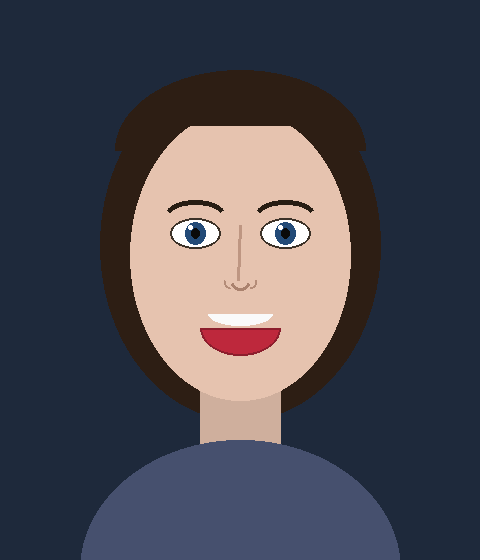
#> input picture sample_happy.png, 480 x 560 px
$ python -i viola_jones.py   (imports and definitions only)
#> lines starting #> are read from the running program, lines starting #| are printed output that depends on the picture; after the words box and inside, x2 and y2 are one past the last pixel; in counts of white or black regions, pixels touching at a corner belong together
#> further down, picture is the input picture: shape (560, 480, 3); mean B, G, R 82, 72.5, 73.6
"""
Viola-Jones Algorithm Module for Face, Eye, and Smile Detection.
Leverages Haar Feature-based Cascades for real-time object detection.
"""

import cv2
import numpy as np
import time
from typing import Tuple, List, Dict, Any


def get_haar_cascades():
    """Load pre-trained Haar Cascade XML classifiers from OpenCV."""
    face_cascade = cv2.CascadeClassifier(cv2.data.haarcascades + 'haarcascade_frontalface_default.xml')
    eye_cascade = cv2.CascadeClassifier(cv2.data.haarcascades + 'haarcascade_eye.xml')
    smile_cascade = cv2.CascadeClassifier(cv2.data.haarcascades + 'haarcascade_smile.xml')
    return face_cascade, eye_cascade, smile_cascade


def draw_styled_bbox(img: np.ndarray, x: int, y: int, w: int, h: int,
                     color: Tuple[int, int, int] = (0, 255, 136),
                     label: str = "Face",
                     thickness: int = 2,
                     corner_len: int = 15):
    """
    Draw a sleek, modern tech-styled bounding box with corner accent brackets
    and a gradient-style label pill.
    """
    # Main rectangle with slight transparency or border
    cv2.rectangle(img, (x, y), (x + w, y + h), color, thickness)

    # Corner accent brackets for a sci-fi/modern tech look
    c_color = (255, 255, 255)
    c_thick = thickness + 1
    # Top-Left
    cv2.line(img, (x, y), (x + corner_len, y), c_color, c_thick)
    cv2.line(img, (x, y), (x, y + corner_len), c_color, c_thick)
    # Top-Right
    cv2.line(img, (x + w, y), (x + w - corner_len, y), c_color, c_thick)
    cv2.line(img, (x + w, y), (x + w, y + corner_len), c_color, c_thick)
    # Bottom-Left
    cv2.line(img, (x, y + h), (x + corner_len, y + h), c_color, c_thick)
    cv2.line(img, (x, y + h), (x, y + h - corner_len), c_color, c_thick)
    # Bottom-Right
    cv2.line(img, (x + w, y + h), (x + w - corner_len, y + h), c_color, c_thick)
    cv2.line(img, (x + w, y + h), (x + w, y + h - corner_len), c_color, c_thick)

    # Label badge above or inside
    if label:
        font = cv2.FONT_HERSHEY_DUPLEX
        font_scale = 0.5
        font_thick = 1
        (txt_w, txt_h), baseline = cv2.getTextSize(label, font, font_scale, font_thick)
        label_y = max(y - 8, txt_h + 10)
        # Background badge for label
        cv2.rectangle(img, (x, label_y - txt_h - 6), (x + txt_w + 12, label_y + 4), color, -1)
        # Text label (dark text on bright badge)
        cv2.putText(img, label, (x + 6, label_y - 2), font, font_scale, (10, 15, 25), font_thick, cv2.LINE_AA)


def run_viola_jones(
    image_bgr: np.ndarray,
    scale_factor: float = 1.15,
    min_neighbors: int = 5,
    min_size: Tuple[int, int] = (40, 40),
    detect_eyes: bool = True,
    detect_smile: bool = True
) -> Dict[str, Any]:
    """
    Run Viola-Jones face detection pipeline on input image.
    Returns annotated image, face crops, metrics, and metadata.
    """
#> called with scale_factor = 1.15, min_neighbors = 5, min_size = (40, 40), detect_eyes = True, detect_smile = True
    face_cascade, eye_cascade, smile_cascade = get_haar_cascades()

    start_time = time.perf_counter()
    gray = cv2.cvtColor(image_bgr, cv2.COLOR_BGR2GRAY)

    # Histogram equalization to enhance contrast for Haar feature calculation
    gray_eq = cv2.equalizeHist(gray)
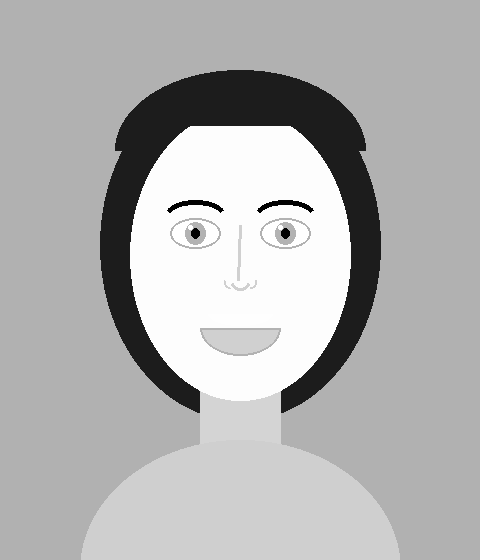
#> gray_eq: shape (560, 480); min 0, max 255, mean 177.4

    # Face detection using cascading classifiers
    faces = face_cascade.detectMultiScale(
        gray_eq,
        scaleFactor=scale_factor,
        minNeighbors=min_neighbors,
        minSize=min_size,
        flags=cv2.CASCADE_SCALE_IMAGE
    )
#> faces = [[103, 122, 273, 273]]

    elapsed_ms = (time.perf_counter() - start_time) * 1000

    annotated = image_bgr.copy()
    face_crops = []
    face_data_list = []

    for i, (fx, fy, fw, fh) in enumerate(faces):
        roi_gray = gray_eq[fy:fy + fh, fx:fx + fw]
        roi_color = annotated[fy:fy + fh, fx:fx + fw]

        # Crop the face
        face_crop = image_bgr[fy:fy + fh, fx:fx + fw].copy()
        face_crops.append(face_crop)

        eyes_detected = 0
        smile_detected = False

        # Detect Eyes within Face ROI (upper 60% of face)
        if detect_eyes:
            eye_roi_gray = roi_gray[0:int(fh * 0.65), :]
            eye_roi_color = roi_color[0:int(fh * 0.65), :]
            eyes = eye_cascade.detectMultiScale(
                eye_roi_gray,
                scaleFactor=1.1,
                minNeighbors=6,
                minSize=(15, 15)
            )
            eyes_detected = len(eyes)
            for (ex, ey, ew, eh) in eyes[:2]:  # Limit to 2 most prominent
                # Draw cyan circle/rect for eyes
                cv2.rectangle(eye_roi_color, (ex, ey), (ex + ew, ey + eh), (255, 212, 0), 2)
                cv2.circle(eye_roi_color, (ex + ew // 2, ey + eh // 2), 2, (0, 255, 255), -1)

        # Detect Smile within Face ROI (lower 50% of face)
        if detect_smile:
            smile_roi_gray = roi_gray[int(fh * 0.5):, :]
            smile_roi_color = roi_color[int(fh * 0.5):, :]
            smiles = smile_cascade.detectMultiScale(
                smile_roi_gray,
                scaleFactor=1.6,
                minNeighbors=22,
                minSize=(25, 20)
            )
            if len(smiles) > 0:
                smile_detected = True
                sx, sy, sw, sh = smiles[0]
                cv2.rectangle(smile_roi_color, (sx, sy), (sx + sw, sy + sh), (128, 0, 255), 2)

        # Draw face bounding box with label
        face_label = f"Face #{i + 1}"
        if smile_detected:
            face_label += " (Smiling)"
        draw_styled_bbox(annotated, fx, fy, fw, fh, color=(0, 255, 136), label=face_label)

        face_data_list.append({
            "id": i + 1,
            "box": (int(fx), int(fy), int(fw), int(fh)),
            "eyes_count": eyes_detected,
            "smile_detected": smile_detected,
            "area_pixels": int(fw * fh),
        })
#> this loop made 1 pass
#> (fx, fy, fw, fh, eyes_detected, smile_detected, face_label, c_color in draw_styled_bbox) on pass 1: (103, 122, 273, 273, 0, False, 'Face #1', (255, 255, 255))
#> pass 1, in run_viola_jones, `roi_color = annotated[fy:fy + fh, fx:fx + fw]`:
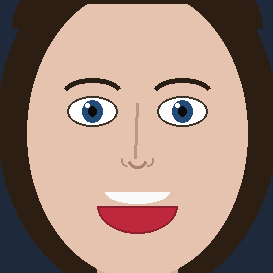
#> roi_color: shape (273, 273, 3); mean B, G, R 121.9, 133.9, 160.5
#> pass 1, in run_viola_jones, `eye_roi_gray = roi_gray[0:int(fh * 0.65), :]`:
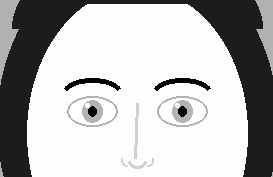
#> eye_roi_gray: shape (177, 273); min 0, max 255, mean 184.1
#> after the loop:
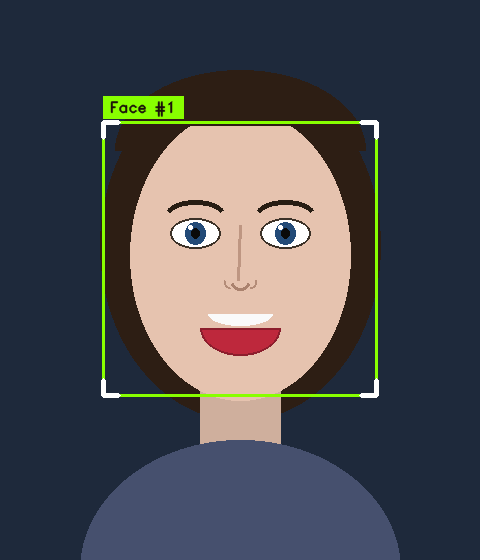
#> annotated: shape (560, 480, 3); 2% of pixels changed, all inside (x1, y1, x2, y2) = (101, 96, 379, 398)
#> after the loop:
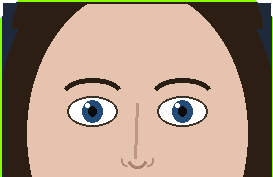
#> eye_roi_color: shape (177, 273, 3); mean B, G, R 126.8, 146.3, 169.4
#> after the loop:
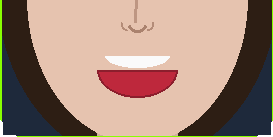
#> smile_roi_color: shape (137, 273, 3); mean B, G, R 121.5, 136.5, 163.8
#> after the loop:
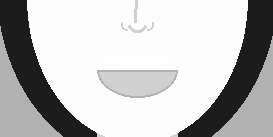
#> smile_roi_gray: shape (137, 273); min 28, max 254, mean 192.1
#> after the loop, face_crops = 1 item; face_data_list = 1 item

    return {
        "annotated_bgr": annotated,
        "faces_count": len(faces),
        "face_crops": face_crops,
        "face_data": face_data_list,
        "execution_time_ms": round(elapsed_ms, 2),
        "algorithm": "Viola-Jones (Haar Cascades)",
        "scale_factor": scale_factor,
        "min_neighbors": min_neighbors,
    }

>>> import cv2
>>> picture = cv2.imread('sample_happy.png')
>>> result = run_viola_jones(picture)
#> result = 8 items

$ run again, on sample_surprised.png
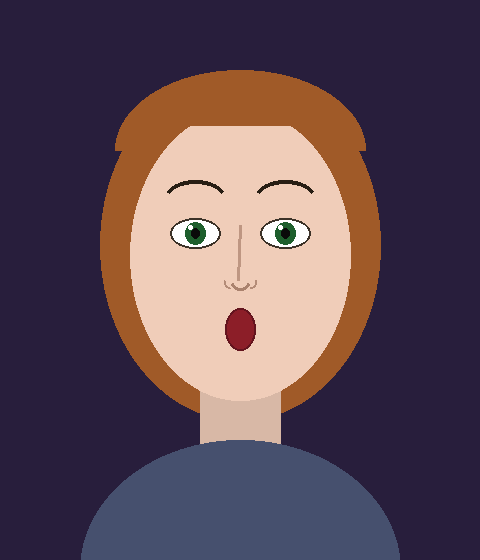
#> input picture sample_surprised.png, 480 x 560 px
#> picture is the input picture: shape (560, 480, 3); mean B, G, R 86.5, 74.7, 93.6
#> faces = [[79, 101, 319, 319]]
#> the loop in run_viola_jones, `for i, (fx, fy, fw, fh) in enumerate(faces):` made 1 pass
#> (fx, fy, fw, fh, eyes_detected, smile_detected, face_label, c_color in draw_styled_bbox) on pass 1: (79, 101, 319, 319, 0, False, 'Face #1', (255, 255, 255))
#> after the loop in run_viola_jones, `for i, (fx, fy, fw, fh) in enumerate(faces):`:
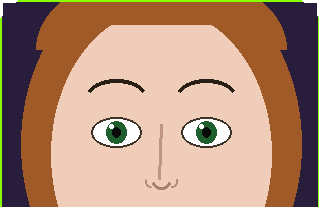
#> eye_roi_color: shape (207, 319, 3); mean B, G, R 118.5, 142.1, 177.8
#> after the loop in run_viola_jones, `for i, (fx, fy, fw, fh) in enumerate(faces):`:
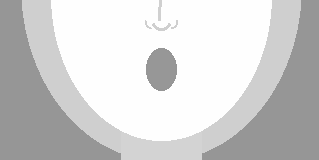
#> smile_roi_gray: shape (160, 319); min 150, max 254, mean 209
#> after the loop in run_viola_jones, `for i, (fx, fy, fw, fh) in enumerate(faces):`: face_crops = 1 item
#> result = 8 items
